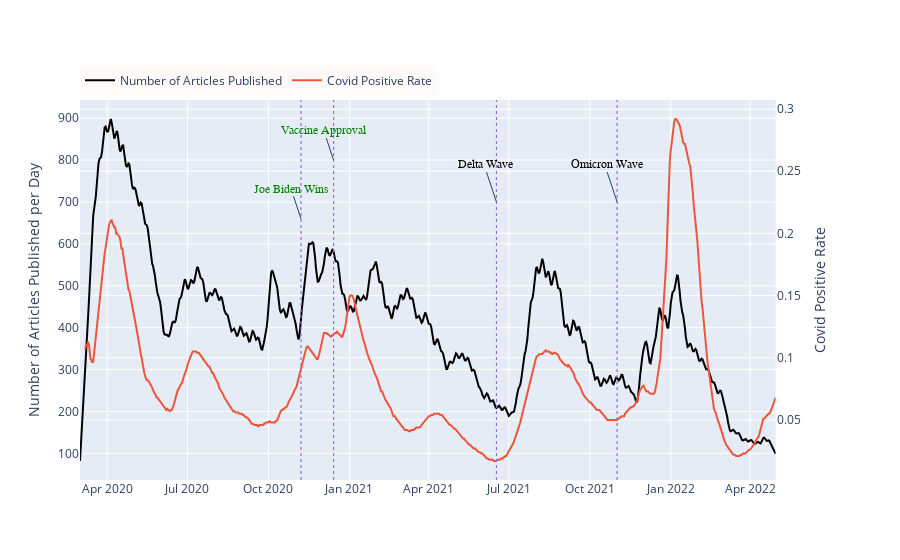

Write notebook code for a chart like this one.
### Markdown cell above
## Published per Day

### Code cell
fig = make_subplots(specs=[[{"secondary_y": True}]])

fig.add_trace(
    go.Scatter(x=df_prod['date'], y=df_prod['Articles Published per Day'], name="Number of Articles Published", line={'color':'black'}),
    secondary_y=False,
)

fig.add_trace(
    go.Scatter(x=df_prod['date'], y=df_prod['positive_rate'], name="Covid Positive Rate"),
    secondary_y=True, 
)
fig.update_yaxes(title_text="Number of Articles Published per Day", secondary_y=False)
fig.update_yaxes(title_text="Covid Positive Rate", secondary_y=True)
fig.update_layout(legend=dict(
    yanchor="top",
    y=1.09,
    xanchor="left",
    x=0,
    orientation="h",
    bgcolor='snow'
))

joe_wins = "2020-11-07"
moderna_pfizer = "2020-12-14"
delta_wave = "2021-06-17"
omicron_wave = "2021-11-01"

fig.add_annotation(
    x=joe_wins
    , y=660
    , text='Joe Biden Wins'
    , yanchor='auto'
    , xanchor='auto'
    , align='right'
    , font=dict(size=12, color="green", family="Sans Serif")
    ,)

fig.add_annotation(
    x=moderna_pfizer
    , y=800
    , text='Vaccine Approval'
    , yanchor='auto'
    , xanchor='auto'
    , font=dict(size=12, color="green", family="Sans Serif")
    ,)
fig.add_annotation(
    x=delta_wave
    , y=700
    , text='Delta Wave'
    , yanchor='bottom'
    , font=dict(size=12, color="black", family="Sans Serif")
    ,)

fig.add_annotation(
    x=omicron_wave
    , y=700
    , text='Omicron Wave'
    , yanchor='bottom'
    , font=dict(size=12, color="black", family="Sans Serif")
    ,)

# add vertical lines
fig.update_layout(shapes=
                  [dict(type= 'line',
                        yref= 'paper', y0= 0, y1= 1,
                        xref= 'x', x0=joe_wins, x1=joe_wins,
                        line=dict(color="MediumPurple",
                                  width=1.2,
                                  dash="dot")
                        ),
                  dict(type= 'line',
                        yref= 'paper', y0= 0, y1= 1,
                        xref= 'x', x0=moderna_pfizer, x1=moderna_pfizer,
                        line=dict(color="MediumPurple",
                                  width=1.2,
                                  dash="dot",
                                  )
                    ),
                  dict(type= 'line',
                        yref= 'paper', y0= 0, y1= 1,
                        xref= 'x', x0=delta_wave, x1=delta_wave,
                        line=dict(color="MediumPurple",
                                  width=1.2,
                                  dash="dot")
                        ),
                  dict(type= 'line',
                        yref= 'paper', y0= 0, y1= 1,
                        xref= 'x', x0=omicron_wave, x1=omicron_wave,
                        line=dict(color="MediumPurple",
                                  width=1.2,
                                  dash="dot")
                       )
                  ])

# pio.write_image(fig, f"{LATEX_FIGURE_PATH}/articles_published_per_day.pdf", width=1000)
# fig

### Figure 1 — Plotly figure (JSON) as saved in the notebook; plotly's stock layout.template omitted (floating-point values rounded to 4 significant figures; data arrays with more than 128 entries replaced by an {"elided": "..."} marker saying what was removed)
{"data": [{"line": {"color": "black"}, "name": "Number of Articles Published", "type": "scatter", "x": {"elided": "791 str values"}, "xaxis": "x", "y": {"elided": "791 float values"}, "yaxis": "y"}, {"name": "Covid Positive Rate", "type": "scatter", "x": {"elided": "791 str values"}, "xaxis": "x", "y": {"elided": "791 float values"}, "yaxis": "y2"}], "layout": {"annotations": [{"align": "right", "font": {"color": "green", "family": "Sans Serif", "size": 12}, "text": "Joe Biden Wins", "x": "2020-11-07", "xanchor": "auto", "y": 660, "yanchor": "auto"}, {"font": {"color": "green", "family": "Sans Serif", "size": 12}, "text": "Vaccine Approval", "x": "2020-12-14", "xanchor": "auto", "y": 800, "yanchor": "auto"}, {"font": {"color": "black", "family": "Sans Serif", "size": 12}, "text": "Delta Wave", "x": "2021-06-17", "y": 700, "yanchor": "bottom"}, {"font": {"color": "black", "family": "Sans Serif", "size": 12}, "text": "Omicron Wave", "x": "2021-11-01", "y": 700, "yanchor": "bottom"}], "legend": {"bgcolor": "snow", "orientation": "h", "x": 0, "xanchor": "left", "y": 1.09, "yanchor": "top"}, "shapes": [{"line": {"color": "MediumPurple", "dash": "dot", "width": 1.2}, "type": "line", "x0": "2020-11-07", "x1": "2020-11-07", "xref": "x", "y0": 0, "y1": 1, "yref": "paper"}, {"line": {"color": "MediumPurple", "dash": "dot", "width": 1.2}, "type": "line", "x0": "2020-12-14", "x1": "2020-12-14", "xref": "x", "y0": 0, "y1": 1, "yref": "paper"}, {"line": {"color": "MediumPurple", "dash": "dot", "width": 1.2}, "type": "line", "x0": "2021-06-17", "x1": "2021-06-17", "xref": "x", "y0": 0, "y1": 1, "yref": "paper"}, {"line": {"color": "MediumPurple", "dash": "dot", "width": 1.2}, "type": "line", "x0": "2021-11-01", "x1": "2021-11-01", "xref": "x", "y0": 0, "y1": 1, "yref": "paper"}], "xaxis": {"anchor": "y", "domain": [0, 0.94]}, "yaxis": {"anchor": "x", "domain": [0, 1], "title": {"text": "Number of Articles Published per Day"}}, "yaxis2": {"anchor": "x", "overlaying": "y", "side": "right", "title": {"text": "Covid Positive Rate"}}}}
